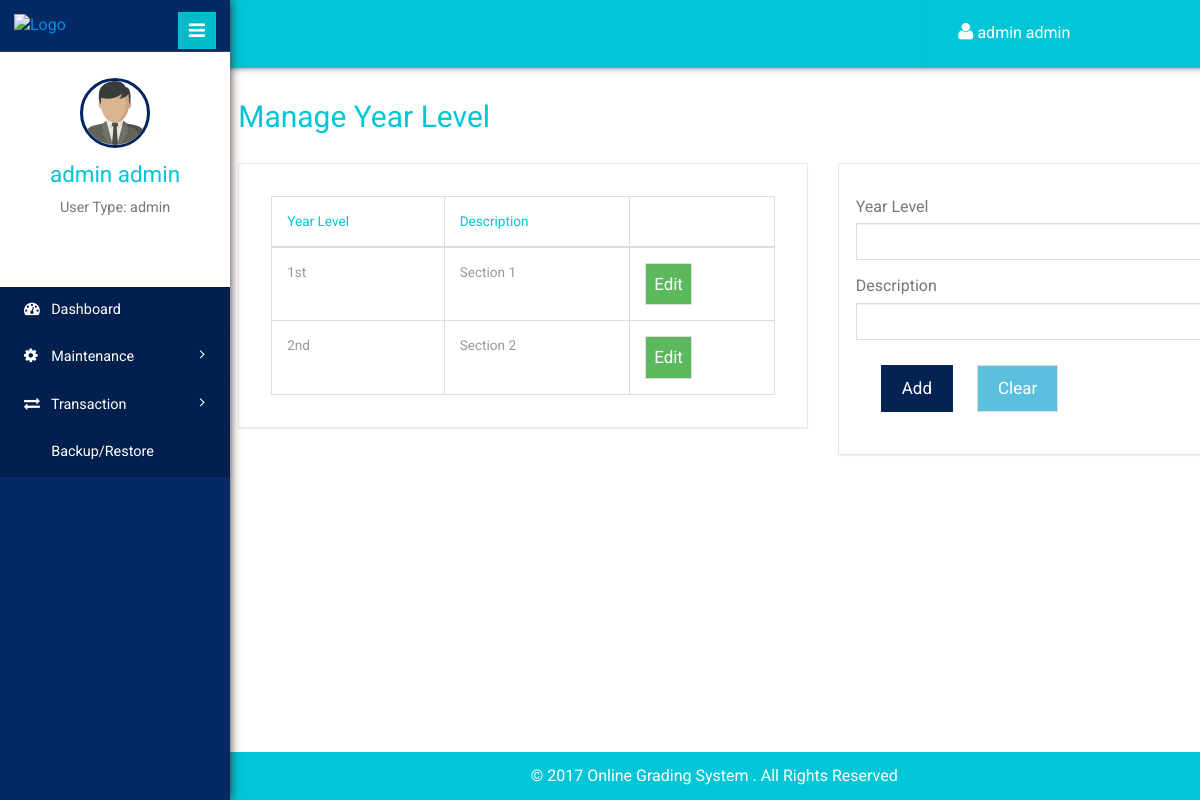
Page /year_level.php (signed in) on the committed database.
### tables this page shows
CREATE TABLE IF NOT EXISTS `usertbl` (
`id` int(11) NOT NULL,
  `username` varchar(140) NOT NULL,
  `password` varchar(100) NOT NULL,
  `fname` varchar(140) NOT NULL,
  `mname` varchar(140) NOT NULL,
  `lname` varchar(140) NOT NULL,
  `contact` varchar(140) NOT NULL,
  `usertype` varchar(50) NOT NULL
);

CREATE TABLE IF NOT EXISTS `tblyearlevel` (
`id` int(11) NOT NULL,
  `yearlevel` varchar(20) NOT NULL,
  `description` varchar(50) NOT NULL
);

### session.php (called while the page is built, shortened)
<?php
if (isset($_SESSION['username']))
{
	$username = $_SESSION['username'];
}
else
{
	header("Location: index.php");
	exit();
}
$result = mysqli_query($con,"SELECT * FROM usertbl WHERE username = '$username'")or die(mysqli_error($con));
$user_rows = mysqli_fetch_array($result);
$fname = $user_rows['fname'];
$lname = $user_rows['lname'];
$userType = $user_rows['usertype'];
$name = $fname." ".$lname;
?>

### year_level.php (the view, shortened to what this page needs)
<!DOCTYPE html>
<html>
<head>
	<?php include "inc/navbar.php"; ?>
</head>
<body>
	<div class="page-container">
		<div class="left-content">
			<?php include "inc/header.php"; ?>
			<div class="outter-wp">
				<div class="sub-heard-part">
					<ol class="breadcrumb m-b-0">
						<li><h2 style="margin-top:0px;"><a>Manage Year Level</a></h2></li>
					</ol>
				</div>
				<div class="graph-visual tables-main">
					<div class="row">
						<div class="col-sm-7">
							<div class="graph">
								<div class="tables">
									<table class="table table-bordered">
										<thead>
											<tr>
												<th>Year Level</th>
												<th>Description</th>
												<th></th>
											</tr>
										</thead>
										<tbody>
										<?php
											$query = "SELECT * FROM tblyearlevel";
											$result = mysqli_query($con, $query);
											while($row = mysqli_fetch_array($result))
											{
										?>
											<tr>
												<td><?php echo $row['yearlevel']; ?></td>
												<td><?php echo $row['description']; ?></td>
												<td><button style="margin:0px;padding:8px;" yearlevelid="<?php echo $row['id']; ?>" yearlevel="<?php echo $row['yearlevel']; ?>" description="<?php echo $row['description']; ?>" class="btn btn-success" onclick="edit(this)">Edit</button></td>
											</tr>
									  <?php } ?>
										</tbody>
									</table>
								</div>
							</div>
						</div>
						<div class="col-sm-5">
							<div class="graph">
								<form class="form-horizontal" name="add_yearlevel_form" method="post">
									<div class="form-group">
										<label>Year Level</label>
										<input type="text" class="form-control" name="yearlevel" id="txtYearLevel" required>
									</div>
									<div class="form-group">
										<label>Description</label>
										<input type="text" class="form-control" name="yearleveldesc" id="yearleveldesc" required>
									</div>
									<button type="submit" name="btnAddYearLevel" id="btnAddYearLevel" onclick="send()" class="btn btn-primary">Add</button>
									<button type="button" id="clear" onclick="clean()" class="btn btn-info">Clear</button>
								</form>
							</div>
						</div>
					</div>
				</div>
			</div>
			<?php include "inc/sidebar.php"; ?>
		</div>
	</body>
	</html>

### inc/header.php (shortened to what this page needs)
<?php include "conn.php"; ?>
<?php include "session.php"; ?>
<div class="inner-content">
	<div class="header-section">
		<div class="top_menu">
			<div class="profile_details_left">
				<ul class="nofitications-dropdown">
					<li class="dropdown note">
						<a href="#" class="dropdown-toggle" data-toggle="dropdown" aria-expanded="false" style="color:#fff;"><i class="fa fa-user"></i> <?php echo $name; ?></a>
					</li>
				</ul>
			</div>
			<div class="clearfix"></div>
		</div>
	</div>

### inc/sidebar.php (shortened to what this page needs)
<footer>
	<p style="color:#fff;padding-right:200px;">&copy 2017 Online Grading System . All Rights Reserved</p>
</footer>
<div class="sidebar-menu">
	<header class="logo">
		<a href="#" class="sidebar-icon"> <span class="fa fa-bars"></span> </a> <a href="admin_dashboard.php"> <img id="logo" src="" alt="Logo"/>
	</a>
</header>
<div class="down">
	<a href="admin_dashboard.php"><img style="width:70px;height:70px;" src="images/businessman.png"></a>
	<a href="admin_dashboard.php"><span class=" name-caret"><?php echo $name; ?></span></a>
	<p>User Type: <?php echo $userType; ?></p>
	<ul>
		<li><a class="tooltips" href="profile.php"><span>Profile</span><i class="lnr lnr-user"></i></a></li>
		<li><a class="tooltips" href="logout.php"><span>Log out</span><i class="lnr lnr-power-switch"></i></a></li>
	</ul>
</div>
<div class="menu">
	<ul id="menu" >
		<li><a href="admin_dashboard.php"><i class="fa fa-tachometer"></i> <span>Dashboard</span></a></li>
		<li id="menu-academico" ><a href="#"><i class="fa fa-cog"></i> <span> Maintenance</span> <span class="fa fa-angle-right" style="float: right"></span></a>
		</li>
		<li id="menu-academico" ><a href="#"><i class="fa fa-exchange"></i> <span> Transaction</span> <span class="fa fa-angle-right" style="float: right"></span></a>
		</li>
		<li><a href="backup.php"><i class="fa fa-database"></i> <span>Backup/Restore</span></a></li>
	</ul>
</div>
</div>

### rows in the picture
usertbl: name "admin admin", usertype "admin"
tblyearlevel: yearlevel "1st", description "Section 1"
tblyearlevel: yearlevel "2nd", description "Section 2"
